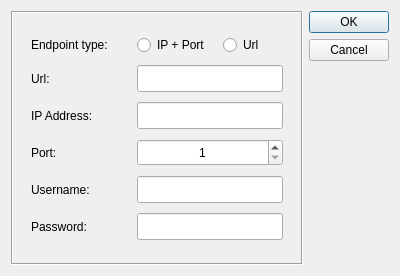
<?xml version="1.0" encoding="UTF-8"?>
<ui version="4.0">
 <class>CommsOptionsDDHLDialog</class>
 <widget class="QDialog" name="CommsOptionsDDHLDialog">
  <property name="geometry">
   <rect>
    <x>0</x>
    <y>0</y>
    <width>400</width>
    <height>276</height>
   </rect>
  </property>
  <property name="minimumSize">
   <size>
    <width>400</width>
    <height>230</height>
   </size>
  </property>
  <property name="maximumSize">
   <size>
    <width>400</width>
    <height>300</height>
   </size>
  </property>
  <property name="windowTitle">
   <string>Configure DDHL Communications</string>
  </property>
  <layout class="QHBoxLayout" name="horizontalLayout_2">
   <item>
    <widget class="QFrame" name="frame">
     <property name="minimumSize">
      <size>
       <width>0</width>
       <height>0</height>
      </size>
     </property>
     <property name="frameShape">
      <enum>QFrame::Box</enum>
     </property>
     <property name="frameShadow">
      <enum>QFrame::Sunken</enum>
     </property>
     <layout class="QVBoxLayout" name="verticalLayout_2">
      <item>
       <widget class="QWidget" name="localConfigWidget" native="true">
        <layout class="QVBoxLayout" name="verticalLayout">
         <item>
          <layout class="QHBoxLayout" name="horizontalLayout_6">
           <item>
            <widget class="QLabel" name="label_2">
             <property name="minimumSize">
              <size>
               <width>100</width>
               <height>20</height>
              </size>
             </property>
             <property name="maximumSize">
              <size>
               <width>100</width>
               <height>20</height>
              </size>
             </property>
             <property name="text">
              <string>Endpoint type:</string>
             </property>
            </widget>
           </item>
           <item>
            <widget class="QRadioButton" name="ipRB">
             <property name="minimumSize">
              <size>
               <width>80</width>
               <height>0</height>
              </size>
             </property>
             <property name="text">
              <string>IP + Port</string>
             </property>
            </widget>
           </item>
           <item>
            <widget class="QRadioButton" name="urlRB">
             <property name="minimumSize">
              <size>
               <width>40</width>
               <height>0</height>
              </size>
             </property>
             <property name="text">
              <string>Url</string>
             </property>
            </widget>
           </item>
          </layout>
         </item>
         <item>
          <layout class="QHBoxLayout" name="horizontalLayout_7">
           <item>
            <widget class="QLabel" name="label">
             <property name="minimumSize">
              <size>
               <width>100</width>
               <height>27</height>
              </size>
             </property>
             <property name="maximumSize">
              <size>
               <width>100</width>
               <height>27</height>
              </size>
             </property>
             <property name="text">
              <string>Url:</string>
             </property>
            </widget>
           </item>
           <item>
            <widget class="QLineEdit" name="urlLE">
             <property name="minimumSize">
              <size>
               <width>0</width>
               <height>27</height>
              </size>
             </property>
            </widget>
           </item>
          </layout>
         </item>
         <item>
          <layout class="QHBoxLayout" name="horizontalLayout">
           <item>
            <widget class="QLabel" name="label_5">
             <property name="minimumSize">
              <size>
               <width>100</width>
               <height>27</height>
              </size>
             </property>
             <property name="maximumSize">
              <size>
               <width>100</width>
               <height>27</height>
              </size>
             </property>
             <property name="text">
              <string>IP Address:</string>
             </property>
            </widget>
           </item>
           <item>
            <widget class="QLineEdit" name="ipLE">
             <property name="minimumSize">
              <size>
               <width>0</width>
               <height>27</height>
              </size>
             </property>
             <property name="maximumSize">
              <size>
               <width>12312312</width>
               <height>27</height>
              </size>
             </property>
             <property name="text">
              <string/>
             </property>
             <property name="alignment">
              <set>Qt::AlignCenter</set>
             </property>
            </widget>
           </item>
          </layout>
         </item>
         <item>
          <layout class="QHBoxLayout" name="horizontalLayout_3">
           <item>
            <widget class="QLabel" name="label_6">
             <property name="minimumSize">
              <size>
               <width>100</width>
               <height>27</height>
              </size>
             </property>
             <property name="maximumSize">
              <size>
               <width>100</width>
               <height>27</height>
              </size>
             </property>
             <property name="text">
              <string>Port:</string>
             </property>
            </widget>
           </item>
           <item>
            <widget class="QSpinBox" name="portSB">
             <property name="sizePolicy">
              <sizepolicy hsizetype="Expanding" vsizetype="Fixed">
               <horstretch>0</horstretch>
               <verstretch>0</verstretch>
              </sizepolicy>
             </property>
             <property name="minimumSize">
              <size>
               <width>0</width>
               <height>27</height>
              </size>
             </property>
             <property name="maximumSize">
              <size>
               <width>16777215</width>
               <height>27</height>
              </size>
             </property>
             <property name="alignment">
              <set>Qt::AlignCenter</set>
             </property>
             <property name="minimum">
              <number>1</number>
             </property>
             <property name="maximum">
              <number>100000</number>
             </property>
             <property name="value">
              <number>1</number>
             </property>
            </widget>
           </item>
          </layout>
         </item>
         <item>
          <layout class="QHBoxLayout" name="horizontalLayout_4">
           <item>
            <widget class="QLabel" name="inspPlanL_2">
             <property name="sizePolicy">
              <sizepolicy hsizetype="Fixed" vsizetype="Preferred">
               <horstretch>0</horstretch>
               <verstretch>0</verstretch>
              </sizepolicy>
             </property>
             <property name="minimumSize">
              <size>
               <width>100</width>
               <height>27</height>
              </size>
             </property>
             <property name="maximumSize">
              <size>
               <width>100</width>
               <height>16777215</height>
              </size>
             </property>
             <property name="text">
              <string>Username:</string>
             </property>
            </widget>
           </item>
           <item>
            <widget class="QLineEdit" name="userLE">
             <property name="sizePolicy">
              <sizepolicy hsizetype="Preferred" vsizetype="Preferred">
               <horstretch>0</horstretch>
               <verstretch>0</verstretch>
              </sizepolicy>
             </property>
             <property name="minimumSize">
              <size>
               <width>0</width>
               <height>27</height>
              </size>
             </property>
             <property name="maximumSize">
              <size>
               <width>2431234</width>
               <height>27</height>
              </size>
             </property>
             <property name="alignment">
              <set>Qt::AlignCenter</set>
             </property>
            </widget>
           </item>
          </layout>
         </item>
         <item>
          <layout class="QHBoxLayout" name="horizontalLayout_5">
           <item>
            <widget class="QLabel" name="inspPlanL_5">
             <property name="sizePolicy">
              <sizepolicy hsizetype="Fixed" vsizetype="Preferred">
               <horstretch>0</horstretch>
               <verstretch>0</verstretch>
              </sizepolicy>
             </property>
             <property name="minimumSize">
              <size>
               <width>100</width>
               <height>27</height>
              </size>
             </property>
             <property name="maximumSize">
              <size>
               <width>100</width>
               <height>16777215</height>
              </size>
             </property>
             <property name="text">
              <string>Password:</string>
             </property>
            </widget>
           </item>
           <item>
            <widget class="QLineEdit" name="passwordLE">
             <property name="sizePolicy">
              <sizepolicy hsizetype="Preferred" vsizetype="Preferred">
               <horstretch>0</horstretch>
               <verstretch>0</verstretch>
              </sizepolicy>
             </property>
             <property name="minimumSize">
              <size>
               <width>0</width>
               <height>27</height>
              </size>
             </property>
             <property name="maximumSize">
              <size>
               <width>12312313</width>
               <height>27</height>
              </size>
             </property>
             <property name="echoMode">
              <enum>QLineEdit::Password</enum>
             </property>
             <property name="alignment">
              <set>Qt::AlignCenter</set>
             </property>
            </widget>
           </item>
          </layout>
         </item>
        </layout>
       </widget>
      </item>
     </layout>
    </widget>
   </item>
   <item>
    <widget class="QDialogButtonBox" name="buttonBox">
     <property name="orientation">
      <enum>Qt::Vertical</enum>
     </property>
     <property name="standardButtons">
      <set>QDialogButtonBox::Cancel|QDialogButtonBox::Ok</set>
     </property>
    </widget>
   </item>
  </layout>
 </widget>
 <resources/>
 <connections>
  <connection>
   <sender>buttonBox</sender>
   <signal>accepted()</signal>
   <receiver>CommsOptionsDDHLDialog</receiver>
   <slot>accept()</slot>
   <hints>
    <hint type="sourcelabel">
     <x>444</x>
     <y>58</y>
    </hint>
    <hint type="destinationlabel">
     <x>184</x>
     <y>49</y>
    </hint>
   </hints>
  </connection>
  <connection>
   <sender>buttonBox</sender>
   <signal>rejected()</signal>
   <receiver>CommsOptionsDDHLDialog</receiver>
   <slot>reject()</slot>
   <hints>
    <hint type="sourcelabel">
     <x>444</x>
     <y>58</y>
    </hint>
    <hint type="destinationlabel">
     <x>184</x>
     <y>49</y>
    </hint>
   </hints>
  </connection>
 </connections>
</ui>
